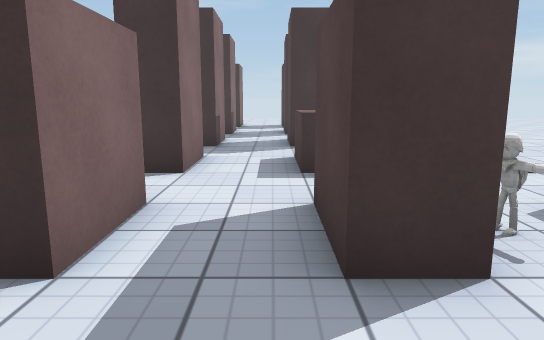
[1] (above)

24 first-person views from a walk through a Unity game level. The camera is 1.2 m above the floor, tilts 10° down and sees 70° across. The floor is counted in squares, 1 m on a side. Each view is taken from the middle of a square. On the plan, view 1 faces up. The plan holds only what a view shows up to about 15 squares ahead; the rest is blank. The place goes on beyond the plan. The player character is not drawn. Surface patterns are stand-ins for the level's own textures.

[2]
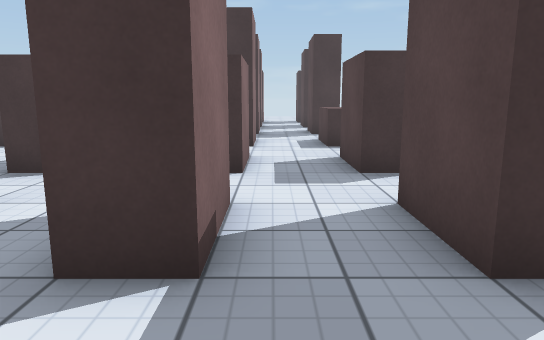

[3]
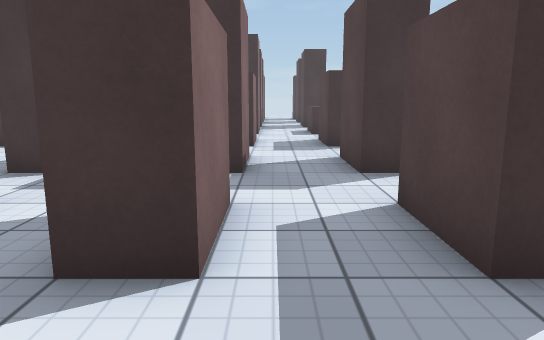

[4]
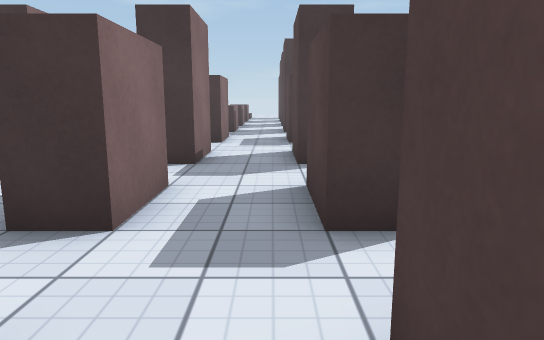

[5]
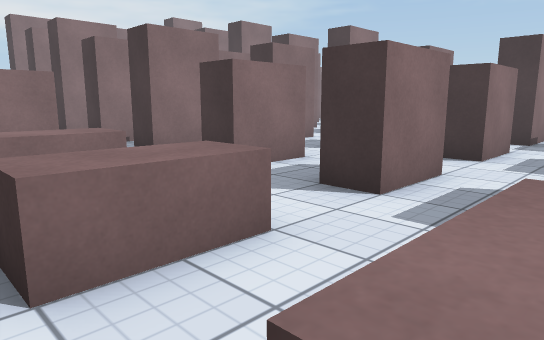

[6]
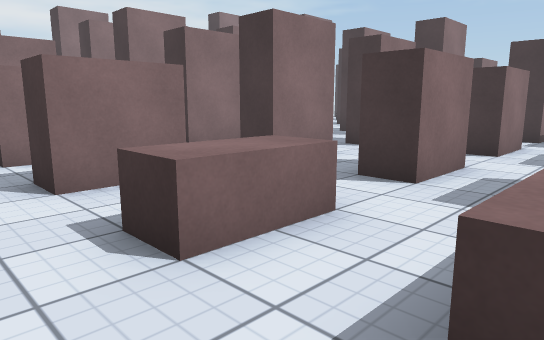

[7]
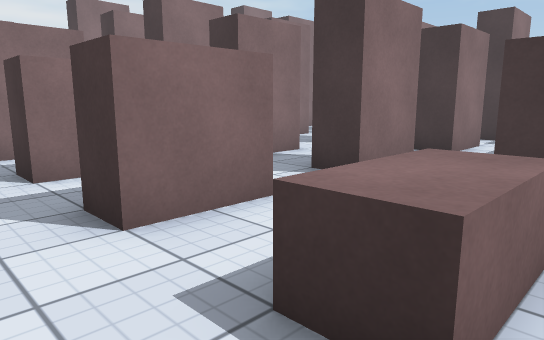

[8]
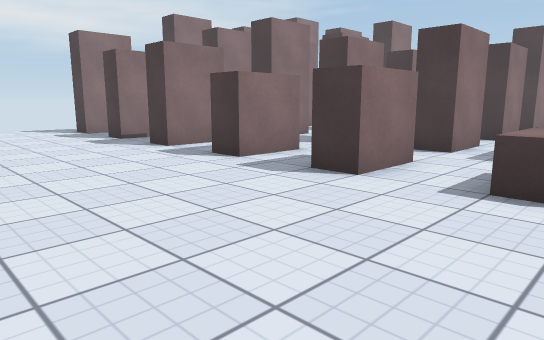

[9]
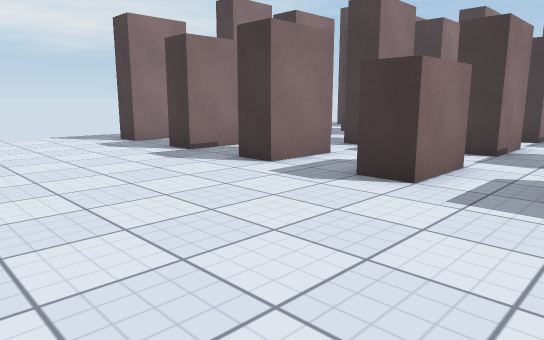

[10]
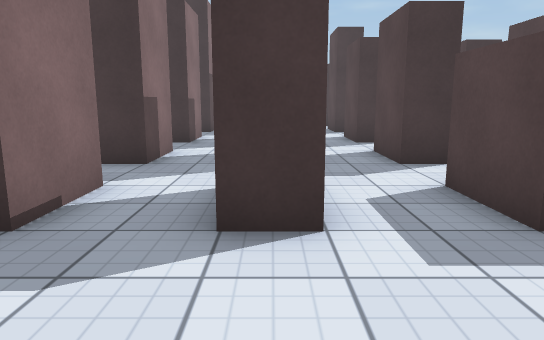

[11]
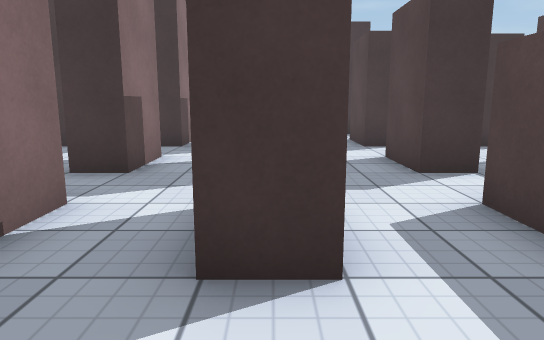

[12]
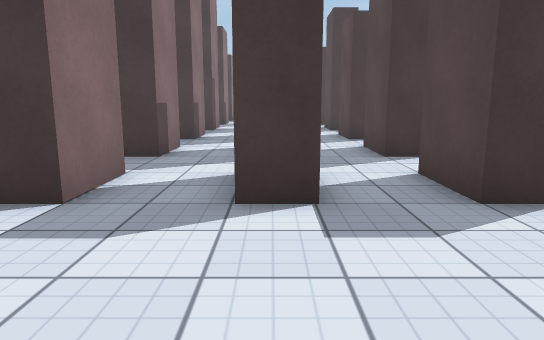

[13]
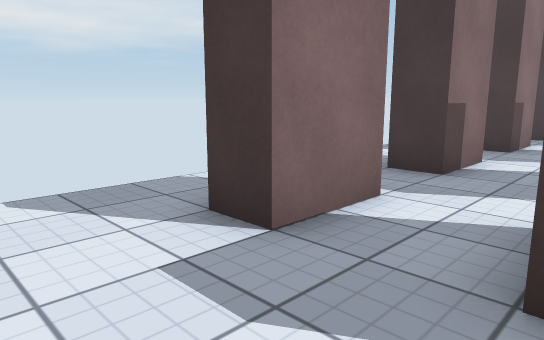

[14]
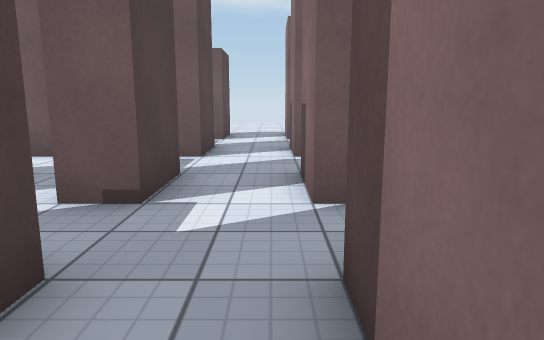

[15]
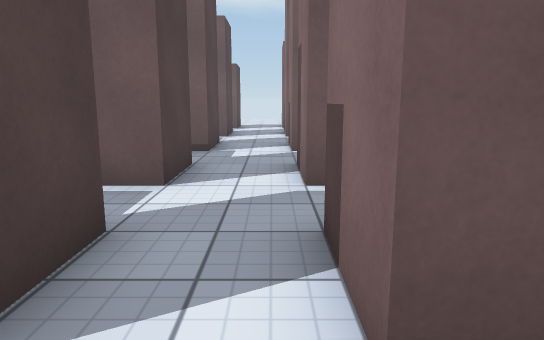

[16]
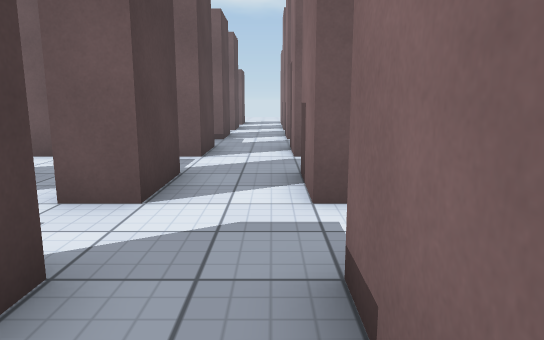

[17]
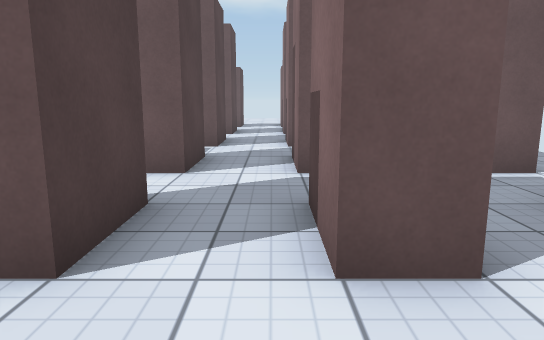

[18]
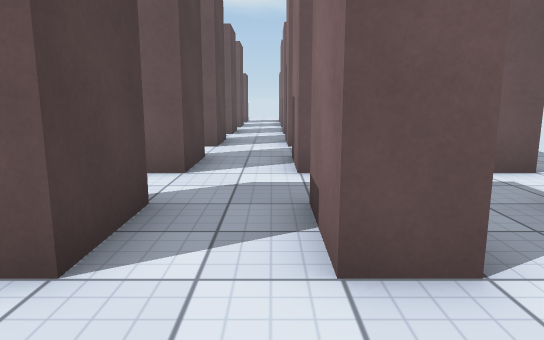

[19]
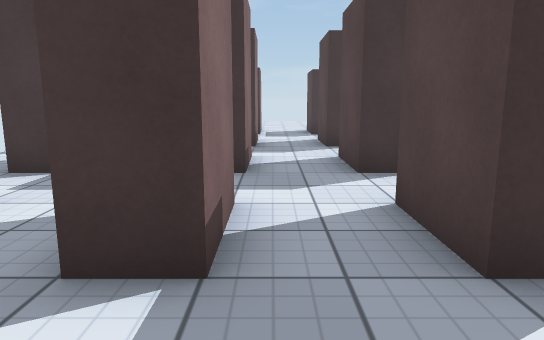

[20]
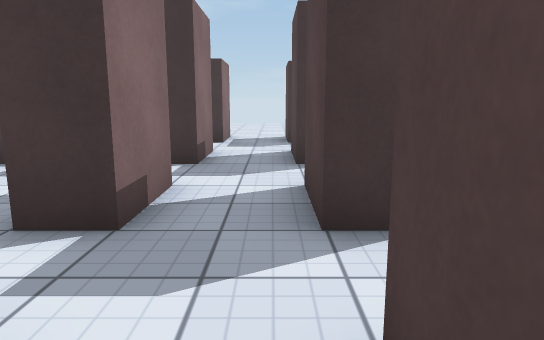

[21]
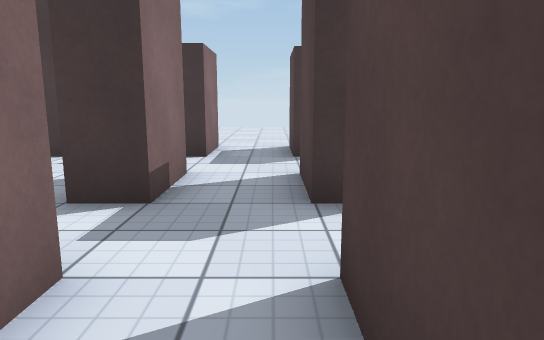

[22]
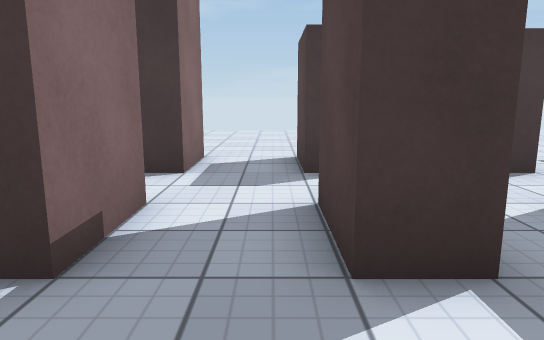

[23]
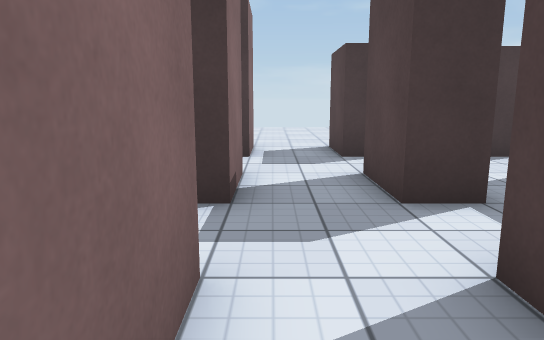

[24]
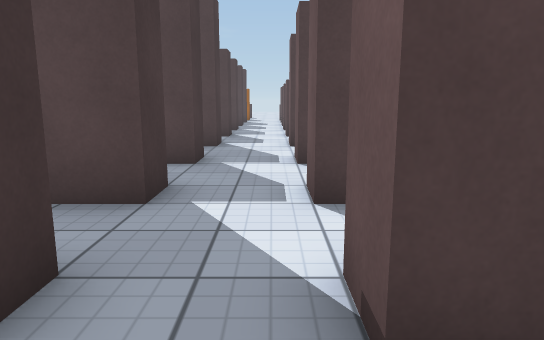

### Floor plan
Key: @ floor where view 1 was taken; # wall or solid block; . floor; ^ raised ledge; O other object.
Columns run from 23 left of view 1 to 3 right of it. Each row starts with its distance up from view 1.
 24 ......
 23 ......
 22 ......
 21 ......
 20 #..#..#.
 19 #..#..#.
 18 .......
 17 .......
 16 #..#..#
 15 #..#..#              #..#
 14 .......              ...
 13 .......               ..
 12 #..#..#              #..#
 11 #..#..#              #..#
 10 .......              ....
  9 .......              ...
  8 #..#..#              #..^
  7 #..#..#              #..^
  6 .......            ......
  5 .......            ......
  4 #..#..#          .#..#..#O.
  3 #..#..#          .#..#..#O
  2 .......           ........
  1 .......           .......
  0 #..#..#         ..#..#.@#
 -1 #..#..#..#..#  #..#..#..#
 -2 ................. .......
 -3 ................. .......
 -4 #..#..#..#..#..#..#..#..#
 -5 #..#..#..#..#..#..#..#..#
 -6 .........................
 -7 ......................
 -8 #..#..#..#..#..#..#..#.
 -9 #..#..#..#..#..#..#..
-10 .....................
-11 .....................
-12 #..#..#..#..#..^..^..^
-13 #..#..#..#..#..^..^..^
-14 .................... .
-15 ................. .
-16 .................
-17 .................
-18    .............
-19          .. ... .

Positions as (right, up) in squares from view 1, and headings:
1: (0, 0), facing up
2: (-1, -4), facing up
3: (-1, -8), facing up
4: (-3, -9), facing up
5: (-2, -14), facing up-left
6: (-5, -15), facing up-left
7: (-7, -15), facing up-left
8: (-7, -19), facing up-left
9: (-11, -19), facing up-left
10: (-17, -17), facing up
11: (-17, -16), facing up
12: (-20, -18), facing up
13: (-20, -16), facing up-left
14: (-22, 1), facing down
15: (-22, 6), facing down
16: (-22, 9), facing down
17: (-19, 7), facing down
18: (-19, 11), facing down
19: (-19, 4), facing up
20: (-18, 7), facing up
21: (-18, 10), facing up
22: (-21, 12), facing up
23: (-22, 10), facing up
24: (-22, -3), facing right
